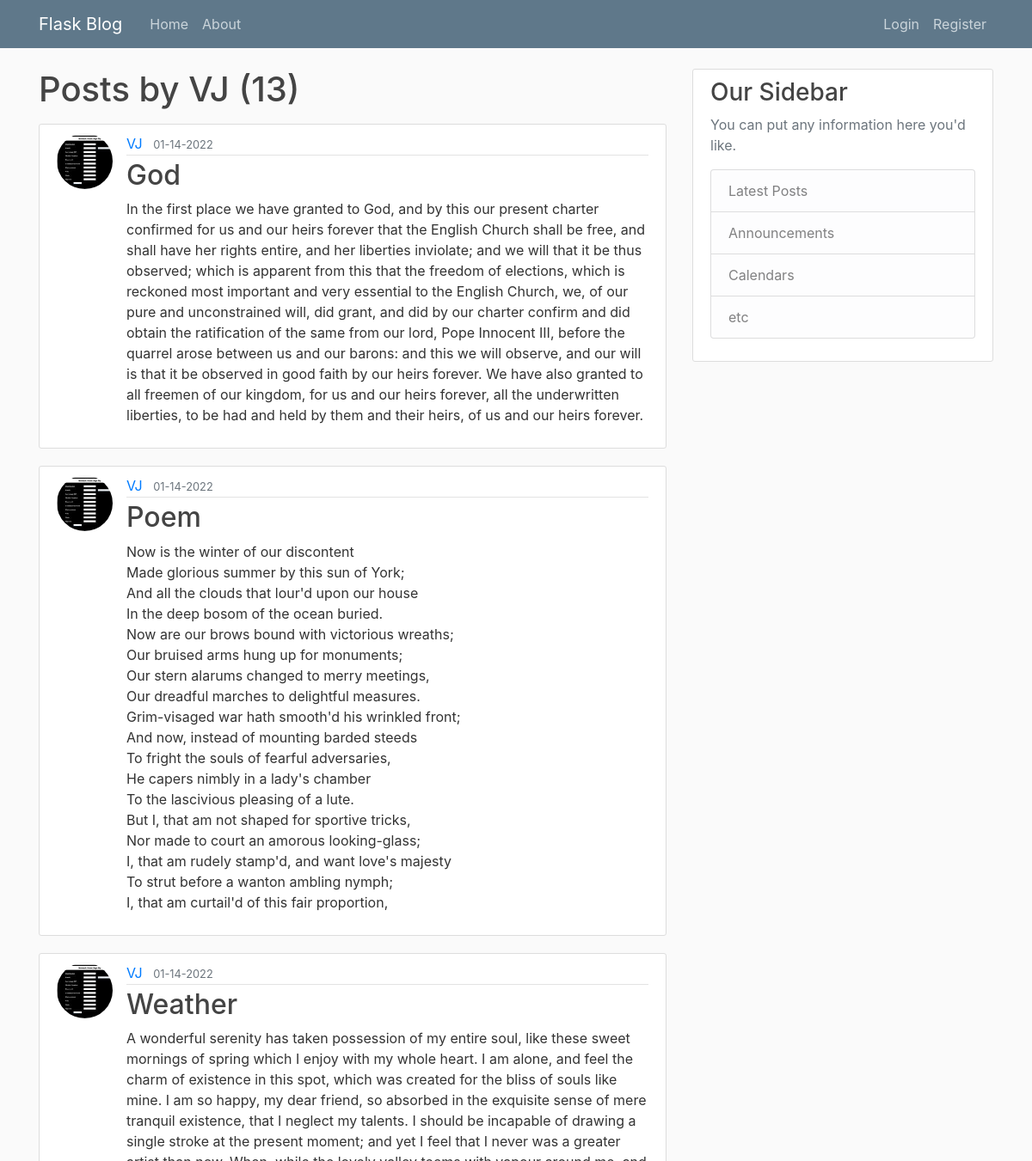
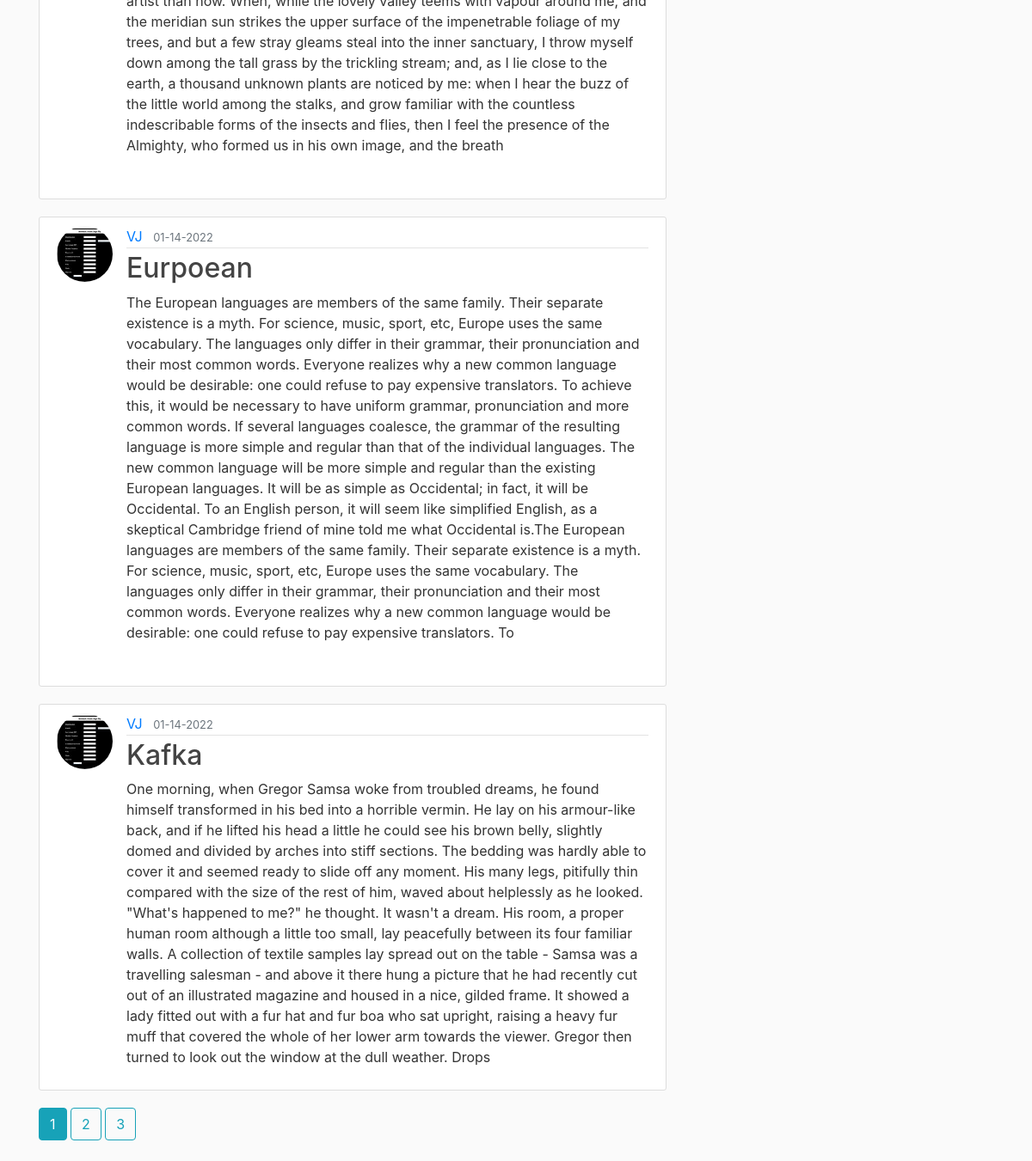
The app's page /user/VJ with its own data (2 pictures, top to bottom).
### flask_blog/models.py (models this page shows, shortened)
class User(db.Model, UserMixin):
    id = db.Column(db.Integer, primary_key=True)
    username = db.Column(db.String(20), unique=True, nullable=False)
    email = db.Column(db.String(120), unique=True, nullable=False)
    image_file = db.Column(db.String(20), nullable=False, default='default.jpg')
    password = db.Column(db.String(60), nullable=False)
    posts = db.relationship('Post', backref="author", lazy=True)

class Post(db.Model):
    id = db.Column(db.Integer, primary_key=True)
    title = db.Column(db.String(100), nullable=False)
    content = db.Column(db.Text, nullable=False)
    date_posted = db.Column(db.DateTime, nullable=False, default=datetime.utcnow)
    user_id = db.Column(db.Integer, db.ForeignKey('user.id'), nullable=False)

### flask_blog/users/routes.py (the view)
@users.route("/user/<string:username>")
def user_posts(username):
    page = request.args.get('page', 1, type=int)
    user = User.query.filter_by(username=username).first_or_404()
    posts = Post.query.filter_by(author=user).order_by(Post.date_posted.desc()).paginate(per_page=5, page=page)
    return render_template('user_posts.html', posts=posts, user=user)

### flask_blog/templates/user_posts.html
{% extends "layout.html" %}
{% block content %}
<h1 class="mb-3"> Posts by {{ user.username }} ({{ posts.total }})</h1>
{% for post in posts.items %}
<article class="media content-section">
    <img class="rounded-circle article-img" src="{{ url_for('static', filename='profile_pics/' + post.author.image_file) }}">
    <div class="media-body">
        <div class="article-metadata">
            <a class="mr-2" href=" {{ url_for('users.user_posts', username=post.author.username) }} ">{{ post.author.username }}</a>
            <small class="text-muted">{{ post.date_posted.strftime("%m-%d-%Y") }}</small>
        </div>
        <h2><a class="article-title" href="{{ url_for('posts.post', post_id=post.id) }}">{{ post.title }}</a></h2>
        <p class="article-content">{{ post.content }}</p>
    </div>
</article>
{% endfor %}
{% for page_num in posts.iter_pages(left_edge=1, right_edge=1, left_current=1, right_current=2) %}
{% if page_num %}
{% if posts.page == page_num %}
<a class="btn btn-info mb-4" href="{{url_for('users.user_posts', username=user.username, page=page_num)}}">{{ page_num }}</a>
{% else %}
<a class="btn btn-outline-info mb-4" href="{{url_for('users.user_posts', username=user.username, page=page_num)}}">{{ page_num }}</a>
{% endif %}
{% else %}
...
{% endif %}
{% endfor %}
{% endblock content %}

### flask_blog/static/main.css (style rules this page uses)
body { background: #fafafa; color: #333333; margin-top: 5rem; }
h1, h2, h3, h4, h5, h6 { color: #444444; }
.content-section { background: #ffffff; padding: 10px 20px; border: 1px solid #dddddd; border-radius: 3px; margin-bottom: 20px; }
.article-title { color: #444444; }
.article-content { white-space: pre-line; }
.article-img { height: 65px; width: 65px; margin-right: 16px; }
.article-metadata { padding-bottom: 1px; margin-bottom: 4px; border-bottom: 1px solid #e3e3e3 }

### records on screen
User: username "VJ"
Post: image_file (picture), author.username "VJ", date_posted "01-14-2022", title "God", content "In the first place we have granted to God, and by this our present charter confirmed for us and our heirs forever that the English Church shall be free, and shall have her rights entire, and her liberties inviolate; and we will that it be thus observed; which is apparent from this that the freedom of elections, which is reckoned most important and very essential to the English Church, we, of our pure and unconstrained will, did grant, and did by our charter confirm and did obtain the ratification of the same from our lord, Pope Innocent III, before the quarrel arose between us and our barons: and this we will observe, and our will is that it be observed in good faith by our heirs forever.…"
Post: image_file (picture), author.username "VJ", date_posted "01-14-2022", title "Poem", content "Now is the winter of our discontent Made glorious summer by this sun of York; And all the clouds that lour'd upon our house In the deep bosom of the ocean buried. Now are our brows bound with victorious wreaths; Our bruised arms hung up for monuments; Our stern alarums changed to merry meetings, Our dreadful marches to delightful measures. Grim-visaged war hath smooth'd his wrinkled front; And now, instead of mounting barded steeds To fright the souls of fearful adversaries, He capers nimbly in a lady's chamber To the lascivious pleasing of a lute. But I, that am not shaped for sportive tricks, Nor made to court an amorous looking-glass; I, that am rudely stamp'd, and want love's majesty To…"
Post: image_file (picture), author.username "VJ", date_posted "01-14-2022", title "Weather", content "A wonderful serenity has taken possession of my entire soul, like these sweet mornings of spring which I enjoy with my whole heart. I am alone, and feel the charm of existence in this spot, which was created for the bliss of souls like mine. I am so happy, my dear friend, so absorbed in the exquisite sense of mere tranquil existence, that I neglect my talents. I should be incapable of drawing a single stroke at the present moment; and yet I feel that I never was a greater artist than now. When, while the lovely valley teems with vapour around me, and the meridian sun strikes the upper surface of the impenetrable foliage of my trees, and but a few stray gleams steal into the inner sanctuary,…"
Post: image_file (picture), author.username "VJ", date_posted "01-14-2022", title "Eurpoean", content "The European languages are members of the same family. Their separate existence is a myth. For science, music, sport, etc, Europe uses the same vocabulary. The languages only differ in their grammar, their pronunciation and their most common words. Everyone realizes why a new common language would be desirable: one could refuse to pay expensive translators. To achieve this, it would be necessary to have uniform grammar, pronunciation and more common words. If several languages coalesce, the grammar of the resulting language is more simple and regular than that of the individual languages. The new common language will be more simple and regular than the existing European languages. It will…"
Post: image_file (picture), author.username "VJ", date_posted "01-14-2022", title "Kafka", content "One morning, when Gregor Samsa woke from troubled dreams, he found himself transformed in his bed into a horrible vermin. He lay on his armour-like back, and if he lifted his head a little he could see his brown belly, slightly domed and divided by arches into stiff sections. The bedding was hardly able to cover it and seemed ready to slide off any moment. His many legs, pitifully thin compared with the size of the rest of him, waved about helplessly as he looked. \"What's happened to me?\" he thought. It wasn't a dream. His room, a proper human room although a little too small, lay peacefully between its four familiar walls. A collection of textile samples lay spread out on the table - Samsa…"

### other values on screen
{{ posts.total }} "13"
{{ page_num }} "1"
{{ page_num }} "2" "3"
